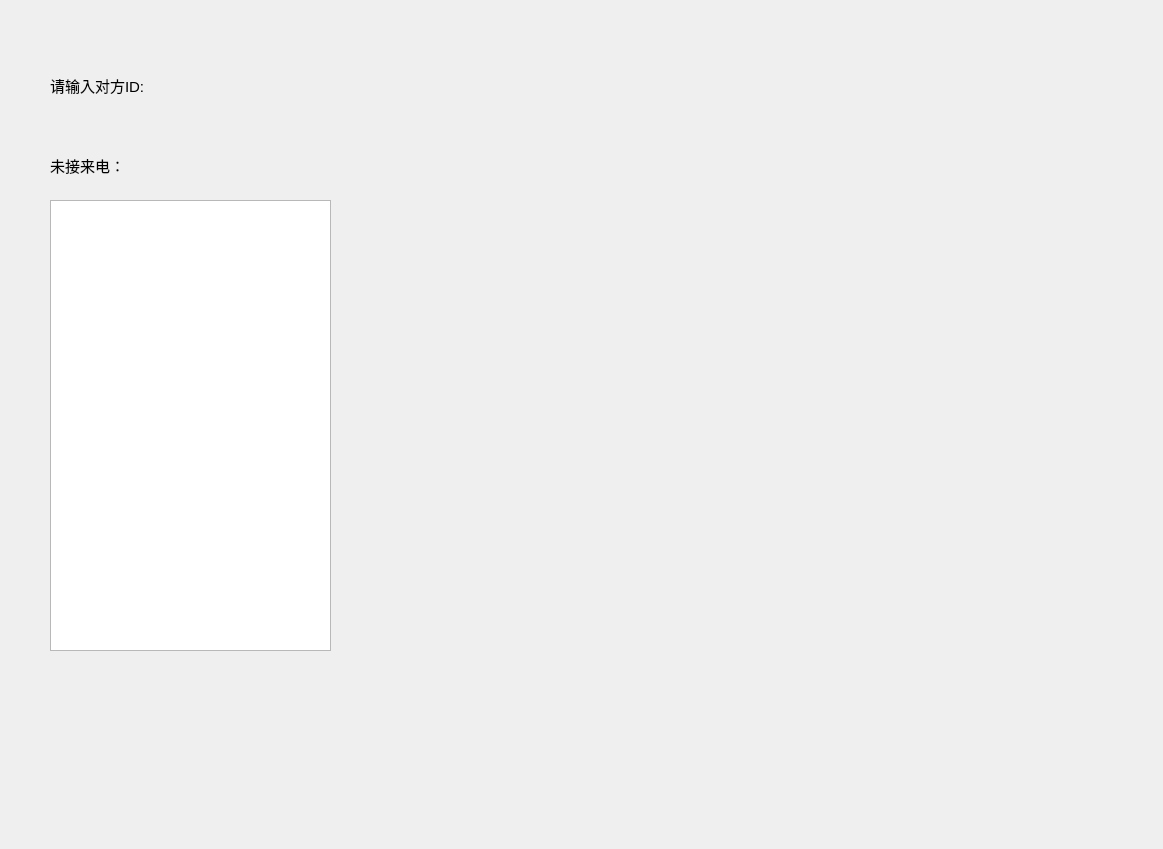
<?xml version="1.0" encoding="UTF-8"?>
<ui version="4.0">
 <class>MediaWidget</class>
 <widget class="QWidget" name="MediaWidget">
  <property name="geometry">
   <rect>
    <x>0</x>
    <y>0</y>
    <width>1163</width>
    <height>849</height>
   </rect>
  </property>
  <property name="font">
   <font>
    <pointsize>11</pointsize>
   </font>
  </property>
  <property name="windowTitle">
   <string>Form</string>
  </property>
  <widget class="QLabel" name="label">
   <property name="geometry">
    <rect>
     <x>50</x>
     <y>60</y>
     <width>131</width>
     <height>51</height>
    </rect>
   </property>
   <property name="text">
    <string>请输入对方ID:</string>
   </property>
  </widget>
  <widget class="QLabel" name="label_2">
   <property name="geometry">
    <rect>
     <x>50</x>
     <y>150</y>
     <width>91</width>
     <height>31</height>
    </rect>
   </property>
   <property name="text">
    <string>未接来电：</string>
   </property>
  </widget>
  <widget class="QTextEdit" name="unAnsweredPhone">
   <property name="geometry">
    <rect>
     <x>50</x>
     <y>200</y>
     <width>281</width>
     <height>451</height>
    </rect>
   </property>
  </widget>
 </widget>
 <resources/>
 <connections/>
</ui>
